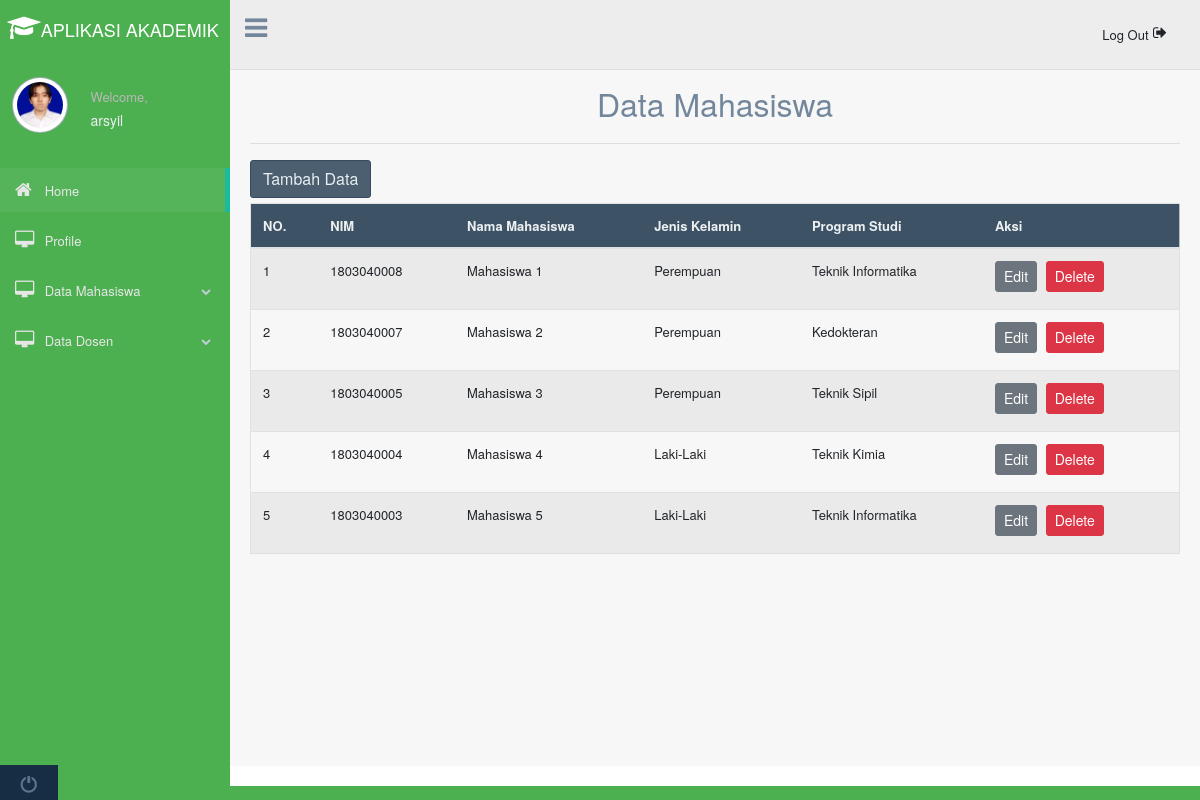
The app's page /main.php?page=tampil_mhs (signed in) with its own data.
### tables this page shows
CREATE TABLE `users` (
  `id` bigint(20) NOT NULL,
  `user_id` bigint(20) NOT NULL,
  `user_name` varchar(100) NOT NULL,
  `user_email` varchar(25) NOT NULL,
  `password` varchar(100) NOT NULL,
  `user_hp` varchar(15) NOT NULL,
  `date` timestamp NOT NULL DEFAULT current_timestamp() ON UPDATE current_timestamp()
);

CREATE TABLE `mahasiswa` (
  `Nim` int(10) NOT NULL,
  `Nama_Mhs` varchar(50) NOT NULL,
  `Jenis_Kelamin` varchar(50) NOT NULL,
  `Program_Studi` varchar(50) NOT NULL
);

### functions.php (called while the page is built, shortened)
<?php
function check_login($koneksi){
   if (isset($_SESSION['user_id'])){
    $id = $_SESSION['user_id'];
    $query = "SELECT * FROM users WHERE user_id = '$id' limit 2";
    $result = mysqli_query($koneksi,$query);
    if($result && mysqli_num_rows($result) > 0){
      $user_data = mysqli_fetch_assoc($result);
      return $user_data;
    }
   }
   die;
}

### tampil.php (the view, shortened to what this page needs)
<?php
include('config.php');
?>
	<div class="container" style="margin-top:20px">
		<center><font size="6">Data Mahasiswa</font></center>
		<hr>
		<a href="main.php?page=tambah_mhs"><button class="btn btn-dark right">Tambah Data</button></a>
		<div class="table-responsive">
		<table class="table table-striped jambo_table bulk_action">
			<thead>
				<tr>
					<th>NO.</th>
					<th>NIM</th>
					<th>Nama Mahasiswa</th>
					<th>Jenis Kelamin</th>
					<th>Program Studi</th>
					<th>Aksi</th>
				</tr>
			</thead>
			<tbody>
				<?php
				$sql = mysqli_query($koneksi, "SELECT * FROM mahasiswa ORDER BY Nim DESC") or die(mysqli_error($koneksi));
				if(mysqli_num_rows($sql) > 0){
					$no = 1;
					while($data = mysqli_fetch_assoc($sql)){
						echo '
						<tr>
							<td>'.$no.'</td>
							<td>'.$data['Nim'].'</td>
							<td>'.$data['Nama_Mhs'].'</td>
							<td>'.$data['Jenis_Kelamin'].'</td>
							<td>'.$data['Program_Studi'].'</td>
							<td>
								<a href="main.php?page=edit_mhs&Nim='.$data['Nim'].'" class="btn btn-secondary btn-sm">Edit</a>
								<a href="delete.php?Nim='.$data['Nim'].'" class="btn btn-danger btn-sm" onclick="return confirm(\'Yakin ingin menghapus data ini?\')">Delete</a>
							</td>
						</tr>
						';
						$no++;
					}
				}else{
					echo '
					<tr>
						<td colspan="6">Tidak ada data.</td>
					</tr>
					';
				}
				?>
		</table>
	</div>
	</div>

### main.php (shortened to what this page needs)
<?php
    include("config.php");
    include("functions.php");
    $id = $_SESSION['user_id'];
    $user_data = check_login($koneksi);
?>
<!DOCTYPE html>
<html lang="en">
  <head>
    <link href="assets/bootstrap/dist/css/bootstrap.min.css" rel="stylesheet">
    <link href="assets/font-awesome/css/font-awesome.min.css" rel="stylesheet">
    <link href="assets/nprogress/nprogress.css" rel="stylesheet">
    <link href="assets/iCheck/skins/flat/green.css" rel="stylesheet">
    <link href="assets/bootstrap-progressbar/css/bootstrap-progressbar-3.3.4.min.css" rel="stylesheet">
    <link href="assets/css/custom.min.css" rel="stylesheet">
  </head>
  <body class="nav-md">
    <div class="container body">
      <div class="main_container">
        <div class="col-md-3 left_col">
          <div class="left_col scroll-view">
            <div class="navbar nav_title" style="border: 0;">
            <center>
            &nbsp; <a href="main.php" class="fa fa-mortar-board fa-2x" style="color:#fff;"><span><font size="4.95" color="white" face="Helvetica Neue">APLIKASI AKADEMIK</font></span></a>
            </center>
            </div>
            <div class="profile clearfix">
              <div class="profile_pic">
                <img src="<?php echo "$id.jpg";?>" alt="..." class="img-circle profile_img">
              </div>
              <div class="profile_info">
                <span>Welcome,</span>
                <h2><?php echo $user_data['user_name']; ?></h2>
              </div>
            </div>
            <br />
            <div id="sidebar-menu" class="main_menu_side hidden-print main_menu">
              <div class="menu_section">
                <ul class="nav side-menu">
                  <li><a href="main.php"><i class="fa fa-home"></i> Home <span class="fa fa-chevron"></span></a>
                  </li>
                  <li><a href="main.php?page=profile"><i class="fa fa-desktop"></i> Profile </a>
                  </li>
                  <li><a href="#"><i class="fa fa-desktop"></i> Data Mahasiswa <span class="fa fa-chevron-down"></span></a>
                  </li>
                  <li><a><i class="fa fa-desktop"></i> Data Dosen <span class="fa fa-chevron-down"></span></a>
                  </li>
                </ul>
              </div>
            </div>
            <div class="sidebar-footer hidden-small">
              <a data-toggle="tooltip" data-placement="top" title="Logout" href="logout.php">
                <span class="glyphicon glyphicon-off" aria-hidden="false"></span>
              </a>
            </div>
          </div>
        </div>
        <div class="top_nav">
          <div class="nav_menu">
              <div class="nav toggle">
                <a id="menu_toggle"><i class="fa fa-bars"></i></a>
              </div>
              <nav class="nav navbar-nav">
              <ul class=" navbar-right">
                <li class="nav-item dropdown open" >
                    <a class="dropdown-item"  href="logout.php"><i class="fa fa-sign-out pull-right"></i> Log Out</a>
                  </div>
          </div>
        </div>
        <div class="right_col" role="main">
      <?php
      $queries = array();
      parse_str($_SERVER['QUERY_STRING'], $queries);
      switch ($queries['page']) {
      	case 'tampil_mhs':
      		include 'tampil.php';
      		break;
        }
        ?>
        </div>
        <footer>
        </footer>
      </div>
  </body>
</html>

### records on screen
users: user_name "arsyil"
mahasiswa: Nim "1803040008", Nama_Mhs "Mahasiswa 1", Jenis_Kelamin "Perempuan", Program_Studi "Teknik Informatika"
mahasiswa: Nim "1803040007", Nama_Mhs "Mahasiswa 2", Jenis_Kelamin "Perempuan", Program_Studi "Kedokteran"
mahasiswa: Nim "1803040005", Nama_Mhs "Mahasiswa 3", Jenis_Kelamin "Perempuan", Program_Studi "Teknik Sipil"
mahasiswa: Nim "1803040004", Nama_Mhs "Mahasiswa 4", Jenis_Kelamin "Laki-Laki", Program_Studi "Teknik Kimia"
mahasiswa: Nim "1803040003", Nama_Mhs "Mahasiswa 5", Jenis_Kelamin "Laki-Laki", Program_Studi "Teknik Informatika"
